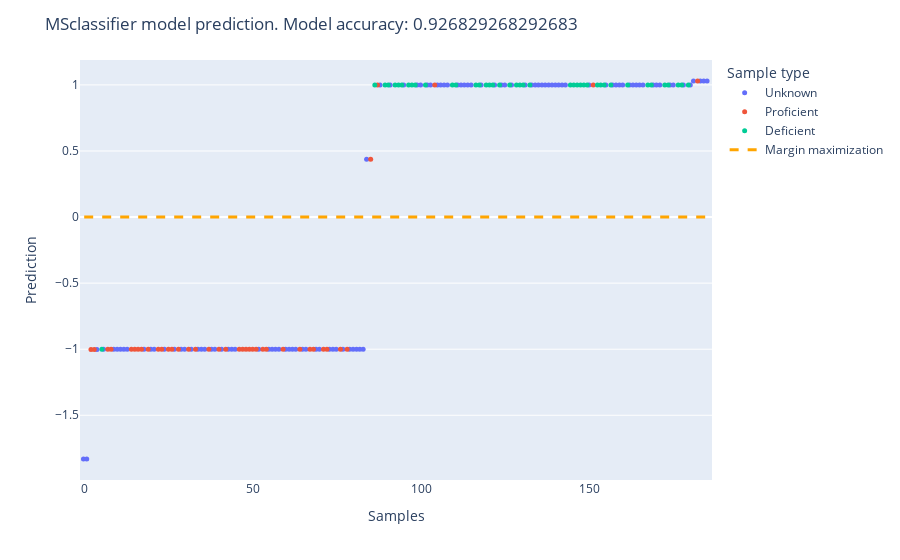

Notebook code cell kept with this figure:
### Markdown cell above
# Training a model on synthetic exome data

Thanks to SigProfiler exome filtering capability we can easily train a model on synthetic exome data. This is achieved by simply setting exome=true in the creation of a project.

### Code cell
import MSclassifier

path='/home/elatorre/Desktop/HGSOC datasets/HGSOC VCF filtered/'
path_proficient = path+ 'Proficient.txt'
path_deficient = path + 'Deficient.txt'

HGSOC_exome = MSclassifier.signature_classifier (vcf=path , 
                                          positive=path_deficient, 
                                          negative=path_proficient,
                                          exome=True,
                                          project_name='HGSOC_exome')
HGSOC_exome.load_vcf()
HGSOC_exome.signature_train()
HGSOC_exome.signature_fit()
HGSOC_exome.model_fit()
HGSOC_exome.model_predict()
HGSOC_exome.plot
HGSOC_exome.plot.write_image(path+"output/nn_exome.svg")

### Figure 1 — Plotly figure (JSON) as saved in the notebook; plotly's stock layout.template omitted (floating-point values rounded to 4 significant figures)
{"data": [{"alignmentgroup": "True", "boxpoints": "all", "customdata": [["DO28004"], ["DO28093"], ["AOCS_005"], ["AOCS_075"], ["DO27978"], ["SHGSOC075"], ["DO29980"], ["AOCS_123"], ["DO30060"], ["AOCS_133"], ["DO31729"], ["SHGSOC025"], ["DO28763"], ["AOCS_076"], ["AOCS_056"], ["SHGSOC018"], ["AOCS_096"], ["SHGSOC023"], ["DO29850"], ["AOCS_157"], ["SHGSOC085"], ["AOCS_061"], ["SHGSOC054"], ["SHGSOC037"], ["AOCS_097"], ["DO32646"], ["AOCS_090"], ["AOCS_169"], ["SHGSOC027"], ["DO31420"], ["SHGSOC044"], ["DO29970"], ["DO28823"], ["AOCS_111"], ["SHGSOC043"], ["SHGSOC006"], ["DO29760"], ["AOCS_080"], ["DO29146"], ["SHGSOC002"], ["AOCS_115"], ["AOCS_166"], ["SHGSOC092"], ["SHGSOC078"], ["AOCS_113"], ["SHGSOC084"], ["AOCS_116"], ["DO30650"], ["AOCS_132"], ["SHGSOC063"], ["AOCS_126"], ["AOCS_128"], ["AOCS_107"], ["SHGSOC098"], ["SHGSOC095"], ["SHGSOC055"], ["SHGSOC015"], ["SHGSOC031"], ["AOCS_092"], ["SHGSOC016"], ["AOCS_112"], ["AOCS_004"], ["AOCS_160"], ["SHGSOC074"], ["SHGSOC012"], ["AOCS_085"], ["AOCS_168"], ["SHGSOC058"], ["AOCS_106"], ["SHGSOC024"], ["AOCS_164"], ["AOCS_064"], ["SHGSOC091"], ["DO32596"], ["DO29398"], ["DO28233"], ["SHGSOC042"], ["AOCS_091"], ["AOCS_055"], ["SHGSOC047"], ["SHGSOC062"], ["SHGSOC026"], ["DO30750"], ["AOCS_093"], ["AOCS_001"], ["SHGSOC038"], ["SHGSOC102"], ["AOCS_125"], ["SHGSOC087"], ["DO28962"], ["SHGSOC077"], ["AOCS_094"], ["AOCS_144"], ["DO30090"], ["SHGSOC086"], ["DO31769"], ["AOCS_158"], ["AOCS_148"], ["AOCS_114"], ["SHGSOC032"], ["SHGSOC048"], ["AOCS_002"], ["AOCS_083"], ["AOCS_057"]], "fillcolor": "rgba(255,255,255,0)", "hoverlabel": {"namelength": 0}, "hoveron": "points", "hovertemplate": "Sample type=Unknown<br>counter=%{x}<br>prediction=%{y}<br>sample=%{customdata[0]}", "legendgroup": "Unknown", "line": {"color": "rgba(255,255,255,0)"}, "marker": {"color": "#636efa", "size": 5}, "name": "Unknown", "offsetgroup": "Unknown", "orientation": "v", "pointpos": 0, "showlegend": true, "type": "box", "x": [0, 1, 4, 6, 9, 10, 11, 12, 13, 18, 20, 21, 24, 27, 29, 30, 32, 34, 35, 36, 38, 39, 41, 43, 44, 45, 52, 55, 56, 57, 58, 60, 61, 62, 63, 65, 66, 69, 70, 73, 74, 75, 77, 79, 80, 81, 82, 83, 84, 88, 91, 95, 99, 100, 102, 103, 105, 106, 107, 108, 111, 112, 113, 114, 115, 118, 122, 124, 125, 127, 131, 133, 134, 135, 136, 137, 138, 139, 140, 141, 142, 143, 150, 155, 157, 158, 159, 160, 162, 163, 164, 165, 166, 169, 170, 171, 174, 175, 178, 180, 181, 183, 184, 185], "x0": " ", "xaxis": "x", "y": [-1.831, -1.831, -1.002, -1.001, -1.0, -1.0, -1.0, -1.0, -1.0, -1.0, -1.0, -1.0, -1.0, -1.0, -1.0, -0.9999, -0.9999, -0.9999, -0.9999, -0.9999, -0.9999, -0.9999, -0.9999, -0.9999, -0.9999, -0.9999, -0.9997, -0.9997, -0.9997, -0.9997, -0.9997, -0.9997, -0.9997, -0.9997, -0.9997, -0.9997, -0.9997, -0.9997, -0.9997, -0.9997, -0.9997, -0.9997, -0.9997, -0.9997, -0.9997, -0.9997, -0.9997, -0.9997, 0.4384, 0.9991, 0.9991, 0.9991, 0.9996, 1.0, 1.0, 1.0, 1.0, 1.0, 1.0, 1.0, 1.0, 1.0, 1.0, 1.0, 1.0, 1.0, 1.0, 1.0, 1.0, 1.0, 1.0, 1.0, 1.0, 1.0, 1.0, 1.0, 1.0, 1.0, 1.0, 1.0, 1.0, 1.0, 1.0, 1.0, 1.0, 1.0, 1.0, 1.0, 1.0, 1.0, 1.0, 1.0, 1.0, 1.0, 1.0, 1.0, 1.0, 1.0, 1.0, 1.0, 1.03, 1.03, 1.03, 1.03], "y0": " ", "yaxis": "y"}, {"alignmentgroup": "True", "boxpoints": "all", "customdata": [["DO30550"], ["AOCS_159"], ["SHGSOC010"], ["AOCS_170"], ["SHGSOC003"], ["DO28873"], ["SHGSOC017"], ["SHGSOC101"], ["SHGSOC093"], ["SHGSOC061"], ["DO31551"], ["SHGSOC050"], ["AOCS_109"], ["DO29820"], ["AOCS_081"], ["DO28412"], ["AOCS_162"], ["DO29308"], ["DO28289"], ["AOCS_165"], ["SHGSOC045"], ["AOCS_163"], ["DO29940"], ["SHGSOC019"], ["SHGSOC081"], ["SHGSOC057"], ["DO28024"], ["AOCS_161"], ["AOCS_124"], ["SHGSOC008"], ["SHGSOC082"], ["DO28053"], ["AOCS_060"], ["AOCS_059"], ["DO28952"], ["AOCS_084"], ["AOCS_078"], ["SHGSOC020"], ["DO31150"], ["AOCS_077"]], "fillcolor": "rgba(255,255,255,0)", "hoverlabel": {"namelength": 0}, "hoveron": "points", "hovertemplate": "Sample type=Proficient<br>counter=%{x}<br>prediction=%{y}<br>sample=%{customdata[0]}", "legendgroup": "Proficient", "line": {"color": "rgba(255,255,255,0)"}, "marker": {"color": "#EF553B", "size": 5}, "name": "Proficient", "offsetgroup": "Proficient", "orientation": "v", "pointpos": 0, "showlegend": true, "type": "box", "x": [2, 3, 7, 8, 14, 15, 16, 17, 19, 22, 23, 25, 26, 28, 31, 33, 37, 40, 42, 46, 47, 48, 49, 50, 51, 53, 54, 59, 64, 67, 68, 71, 72, 76, 78, 85, 87, 104, 151, 182], "x0": " ", "xaxis": "x", "y": [-1.002, -1.002, -1.001, -1.001, -1.0, -1.0, -1.0, -1.0, -1.0, -1.0, -1.0, -1.0, -1.0, -1.0, -0.9999, -0.9999, -0.9999, -0.9999, -0.9999, -0.9999, -0.9999, -0.9999, -0.9999, -0.9997, -0.9997, -0.9997, -0.9997, -0.9997, -0.9997, -0.9997, -0.9997, -0.9997, -0.9997, -0.9997, -0.9997, 0.4384, 0.9991, 1.0, 1.0, 1.03], "y0": " ", "yaxis": "y"}, {"alignmentgroup": "True", "boxpoints": "all", "customdata": [["SHGSOC072"], ["AOCS_147"], ["AOCS_086"], ["AOCS_108"], ["DO30340"], ["AOCS_079"], ["SHGSOC009"], ["DO28273"], ["AOCS_143"], ["AOCS_095"], ["SHGSOC059"], ["SHGSOC051"], ["DO32420"], ["AOCS_063"], ["SHGSOC007"], ["AOCS_131"], ["AOCS_171"], ["AOCS_058"], ["AOCS_104"], ["SHGSOC100"], ["DO30970"], ["AOCS_149"], ["AOCS_105"], ["DO28119"], ["AOCS_065"], ["AOCS_152"], ["DO31869"], ["DO28521"], ["SHGSOC001"], ["SHGSOC022"], ["DO28089"], ["AOCS_034"], ["DO32237"], ["AOCS_145"], ["AOCS_153"], ["AOCS_088"], ["AOCS_139"], ["AOCS_146"], ["DO30220"], ["DO32391"], ["AOCS_122"], ["AOCS_130"]], "fillcolor": "rgba(255,255,255,0)", "hoverlabel": {"namelength": 0}, "hoveron": "points", "hovertemplate": "Sample type=Deficient<br>counter=%{x}<br>prediction=%{y}<br>sample=%{customdata[0]}", "legendgroup": "Deficient", "line": {"color": "rgba(255,255,255,0)"}, "marker": {"color": "#00cc96", "size": 5}, "name": "Deficient", "offsetgroup": "Deficient", "orientation": "v", "pointpos": 0, "showlegend": true, "type": "box", "x": [5, 86, 89, 90, 92, 93, 94, 96, 97, 98, 101, 109, 110, 116, 117, 119, 120, 121, 123, 126, 128, 129, 130, 132, 144, 145, 146, 147, 148, 149, 152, 153, 154, 156, 161, 167, 168, 172, 173, 176, 177, 179], "x0": " ", "xaxis": "x", "y": [-1.001, 0.9991, 0.9991, 0.9991, 0.9991, 0.9991, 0.9991, 0.9996, 0.9996, 0.9996, 1.0, 1.0, 1.0, 1.0, 1.0, 1.0, 1.0, 1.0, 1.0, 1.0, 1.0, 1.0, 1.0, 1.0, 1.0, 1.0, 1.0, 1.0, 1.0, 1.0, 1.0, 1.0, 1.0, 1.0, 1.0, 1.0, 1.0, 1.0, 1.0, 1.0, 1.0, 1.0], "y0": " ", "yaxis": "y"}, {"line": {"color": "orange", "dash": "dash", "width": 3}, "mode": "lines", "name": "Margin maximization", "type": "scatter", "x": [0, 185], "y": [-0.000281, -0.000281]}], "layout": {"boxmode": "group", "legend": {"title": {"text": "Sample type"}, "tracegroupgap": 0}, "margin": {"t": 60}, "title": {"text": "MSclassifier model prediction. Model accuracy: 0.926829268292683"}, "xaxis": {"anchor": "y", "domain": [0, 1], "title": {"text": "Samples"}}, "yaxis": {"anchor": "x", "domain": [0, 1], "title": {"text": "Prediction"}}}}
